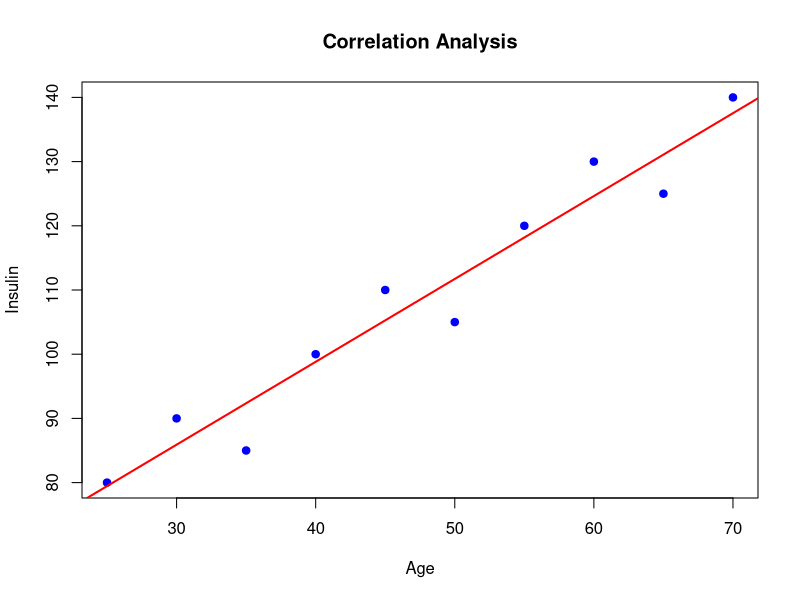

Here is the R script that generated this plot:

Age <- c(25, 30, 35, 40, 45, 50, 55, 60, 65, 70)

Insulin <- c(80, 90, 85, 100, 110, 105, 120, 130, 125, 140)

# Correlation Analysis
cor(Age, Insulin)

# Scatter Plot
plot(Age, Insulin,
     main = "Correlation Analysis",
     xlab = "Age",
     ylab = "Insulin",
     col = "blue",
     pch = 19)

# Add regression line
abline(lm(Insulin ~ Age), col = "red", lwd = 2)
